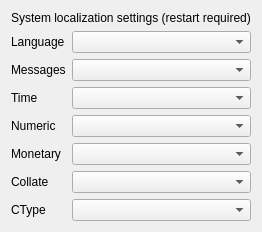
          <widget class="QWidget" name="tab_locale">
           <attribute name="title">
            <string>Locale</string>
           </attribute>
           <layout class="QFormLayout" name="formLayout">
            <item row="1" column="0">
             <widget class="QLabel" name="label_3">
              <property name="text">
               <string>Language</string>
              </property>
             </widget>
            </item>
            <item row="1" column="1">
             <widget class="QComboBox" name="combo_locale_lang"/>
            </item>
            <item row="2" column="0">
             <widget class="QLabel" name="label_4">
              <property name="text">
               <string>Messages</string>
              </property>
             </widget>
            </item>
            <item row="2" column="1">
             <widget class="QComboBox" name="combo_locale_message"/>
            </item>
            <item row="3" column="0">
             <widget class="QLabel" name="label_5">
              <property name="text">
               <string>Time</string>
              </property>
             </widget>
            </item>
            <item row="3" column="1">
             <widget class="QComboBox" name="combo_locale_time"/>
            </item>
            <item row="4" column="0">
             <widget class="QLabel" name="label_7">
              <property name="text">
               <string>Numeric</string>
              </property>
             </widget>
            </item>
            <item row="4" column="1">
             <widget class="QComboBox" name="combo_locale_numeric"/>
            </item>
            <item row="5" column="0">
             <widget class="QLabel" name="label_8">
              <property name="text">
               <string>Monetary</string>
              </property>
             </widget>
            </item>
            <item row="5" column="1">
             <widget class="QComboBox" name="combo_locale_monetary"/>
            </item>
            <item row="6" column="0">
             <widget class="QLabel" name="label_9">
              <property name="text">
               <string>Collate</string>
              </property>
             </widget>
            </item>
            <item row="6" column="1">
             <widget class="QComboBox" name="combo_locale_collate"/>
            </item>
            <item row="7" column="0">
             <widget class="QLabel" name="label_23">
              <property name="text">
               <string>CType</string>
              </property>
             </widget>
            </item>
            <item row="7" column="1">
             <widget class="QComboBox" name="combo_locale_ctype"/>
            </item>
            <item row="0" column="0" colspan="2">
             <widget class="QLabel" name="label_30">
              <property name="text">
               <string>System localization settings (restart required)</string>
              </property>
             </widget>
            </item>
           </layout>
          </widget>
